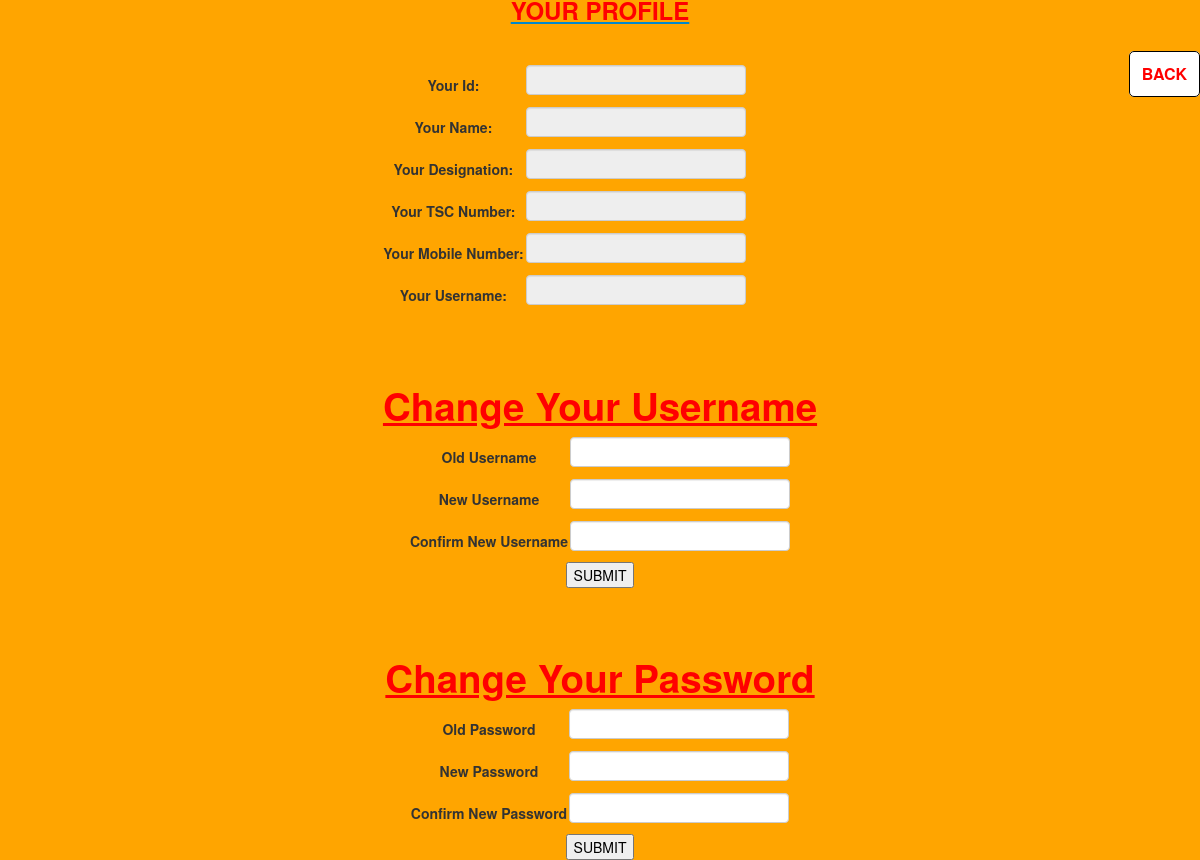
The page /admin/profile1.php (signed in) on the database as committed earlier.
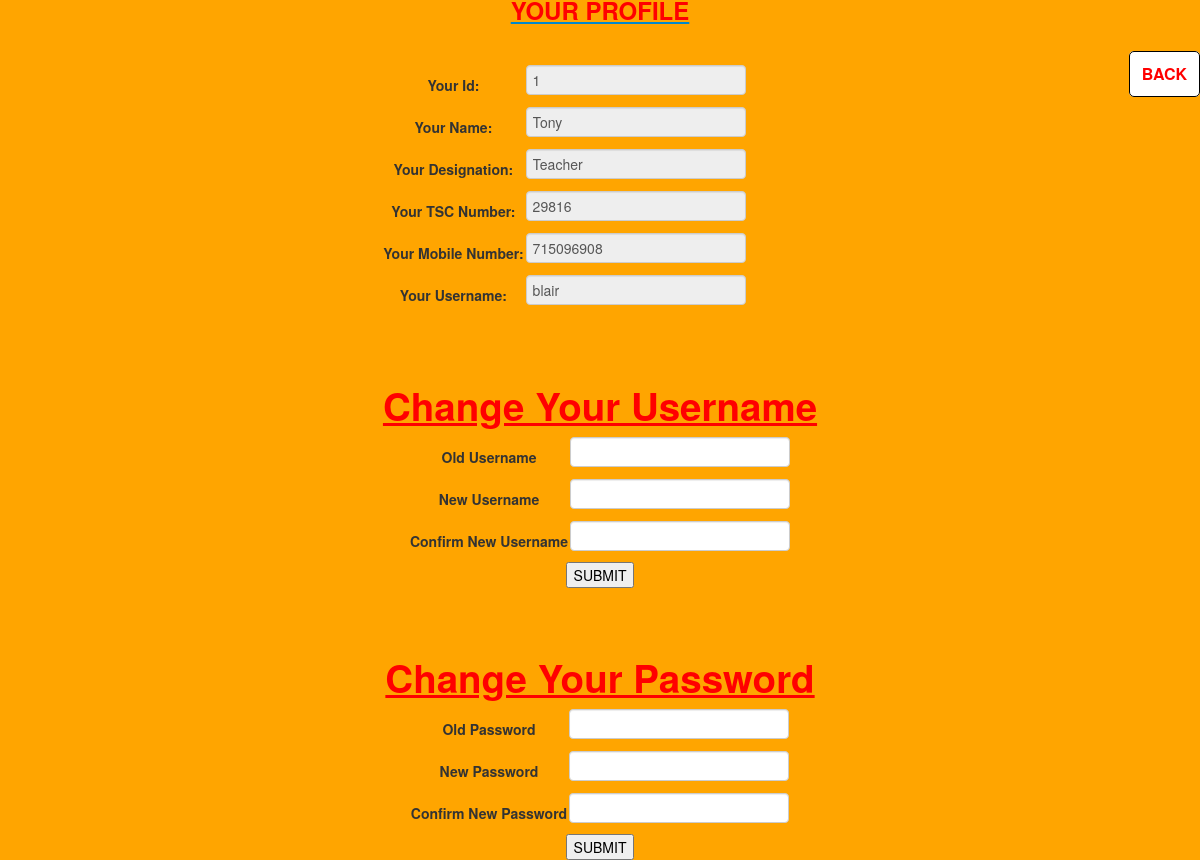
The same page on the database as committed later.
### tables this page shows
CREATE TABLE `staff` (
  `id` int(11) NOT NULL,
  `name` varchar(200) NOT NULL,
  `designation` varchar(200) NOT NULL,
  `tscno` varchar(11) NOT NULL,
  `mobileno` int(15) NOT NULL,
  `username` varchar(100) NOT NULL,
  `password` varchar(100) NOT NULL
);

### admin/profile1.php (the view, shortened to what this page needs)
<!DOCTYPE html>
<?php
	require('config.php');
?>
<html lang="en">
	<head>
		<link rel="stylesheet" href="css/bootstrap.min.css">
		<link rel="stylesheet" href="css/bootstrap-responsive.min.css">
		<link rel="stylesheet" href="css/bootstrap-custom.css">
	</head>
	<body>
			<center><a  href="#"><font size="5px;"><u><font color="red"><b>YOUR PROFILE</b></font></u></font></a></center>
			<br />
			<br />
			<div class="blair">
			<a href="teachers.php"class="link"><font color="red"><font size="3px;"><b>BACK</b></font></font></a>
			</div>
<?php
	 $id=$_SESSION['userid'];
     $query = "SELECT*FROM staff where id='$id'";
      $result = mysqli_query($conn,$query);
        $row_pro = mysqli_fetch_array($result);
    	$id = $row_pro['id'];
	    $name = $row_pro['name'];
		$designation = $row_pro['designation'];
		$tscno = $row_pro['tscno'];
		$mobileno = $row_pro['mobileno'];
		$username = $row_pro['username'];
?>
			<div class="">
  <center><form action="#" method="POST">
  <table class="">
      <tr>
          <th>Your Id:</th>
          <td><input type="text" name="id" readonly="readonly" value="<?php echo $id ?>"></td>
    </tr>
      <tr>
          <th>Your Name:</th>
      <td><input type="text" name="name" readonly="readonly" value="<?php echo $name ?>" ></td>
      </tr>
	  <tr>
          <th>Your Designation:</th>
      <td><input type="text" name="des" readonly="readonly" value="<?php echo $designation ?>" ></td>
      </tr>
	  <tr>
          <th>Your TSC Number:</th>
      <td><input type="text" name="tsc" readonly="readonly" value="<?php echo $tscno ?>" ></td>
      </tr>
	  <tr>
          <th>Your Mobile Number:</th>
      <td><input type="text" name="mobile" readonly="readonly" value="<?php echo $mobileno ?>" ></td>
      </tr>
	  <tr>
          <th>Your Username:</th>
      <td><input type="text" name="name" readonly="readonly" value="<?php echo $username ?>" ></td>
      </tr>
  </table>
 </form></center>
</div>
<br />
<br />
<center><h1><font color="red"><u>Change Your Username</u></font></h1></center>
<div class="">
  <center><form action="changeuser1.php" method="POST">
  <table class="">
      <tr>
          <th>Old Username</th>
      <td><input type="text" name="user1" required="required"></td>
      </tr>
      <tr>
          <th>New Username</th>
      <td><input type="text" name="user2" required="required"></td>
      </tr>
	  <tr>
          <th>Confirm New Username</th>
      <td><input type="text" name="user3" required="required"></td>
      </tr>
  </table>
   <center> <input type="submit" name="change1" value="SUBMIT"/></center>
   </form></center>
</div>
<br />
<br />
<center><h1><font color="red"><u>Change Your Password</u></font></h1></center>
<div class="">
  <center><form name="chngpwd" action="changepass1.php" method="POST" onSubmit="return valid()";>
  <table class="">
      <tr>
          <th>Old Password</th>
          <td><input type="password" name="opwd" id="opwd" required="required"></td>
    </tr>
      <tr>
          <th>New Password</th>
      <td><input type="password" name="npwd" id="npwd"required="required"></td>
      </tr>
	  <tr>
          <th>Confirm New Password</th>
      <td><input type="password" name="cpwd" id="cpwd" required="required"></td>
      </tr>
  </table>
   <center> <input type="submit" name="Submit" value="SUBMIT"/></center>
   </form></center>
</div>
	</body>
</html>

### admin/profile1.php (style rules this page uses)
body { background-color:orange; }
.blair { float: right; }
a.link { border-style : solid; border-width: 1px 1px 1px 1px; text-decoration: none; padding: 12px; border-color: #000000; border-radius: 5px; background-color: white }

Rows that differ between the two databases and show on the page:
added staff: id "1", name "Tony", des "Teacher", tsc "29816", mobile "715096908", name "blair"
